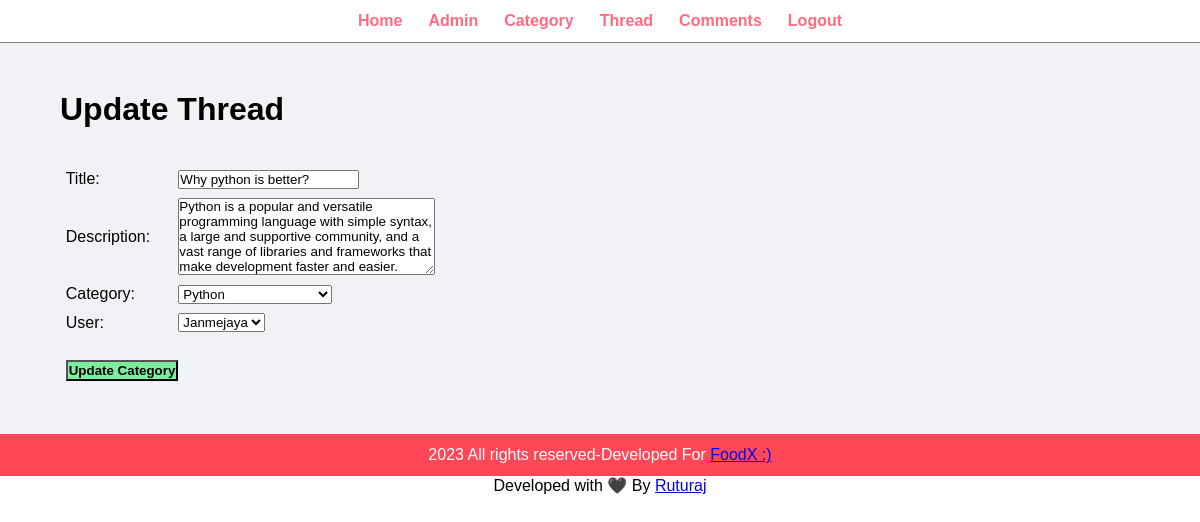
Screenshot of /admin/update-thread.php?id=56&time=2023-04-23 09:13:01 (signed in) with the database file from the repository.
### tables this page shows
CREATE TABLE `threads` (
  `thread_id` int(7) NOT NULL,
  `thread_title` varchar(256) NOT NULL,
  `thread_desc` text NOT NULL,
  `thread_cat_id` int(7) NOT NULL,
  `thread_user_id` int(7) NOT NULL,
  `timestamp` datetime NOT NULL DEFAULT current_timestamp()
);

CREATE TABLE `categories` (
  `category_id` int(8) NOT NULL,
  `category_name` varchar(256) NOT NULL,
  `category_description` varchar(500) NOT NULL,
  `created` datetime NOT NULL DEFAULT current_timestamp()
);

CREATE TABLE `users` (
  `sno` int(8) NOT NULL,
  `user_email` varchar(30) NOT NULL,
  `user_pass` varchar(255) NOT NULL,
  `timestamp` datetime NOT NULL
);

### admin/update-thread.php (the view, shortened to what this page needs)
<?php include('partials/menu.php'); ?>
<div class="main-content">
    <div class="wrapper">
        <h1>Update Thread</h1>
        <br><br>
        <?php
            if(isset($_GET['id']) && isset($_GET['time'])){
                $id = $_GET['id'];
                $time=$_GET['time'];
                $sql = "SELECT * FROM threads WHERE thread_id=$id AND timestamp='$time'";
                $res = mysqli_query($conn, $sql);
                if($res==true){
                    $row = mysqli_fetch_assoc($res);
                    $title = $row['thread_title'];
                    $description = $row['thread_desc'];
                    $cat_id=$row['thread_cat_id'];
                    $user_id=$row['thread_user_id'];
                }
                else{
                    $_SESSION['no-thread-found']="<div class='suck1'>Error Occured. Try Again!</div>";
                    header('location:'.SITEURL.'admin/manage-thread.php');
                }
            }
            else{
                $_SESSION['no-thread-found']="<div class='suck1'>Invalid Thread.</div>";
                header('location:'.SITEURL.'admin/manage-thread.php');
            }
        ?>
        <form action="" method="POST">
            <table class="tbl-30">
                <tr>
                    <td>Title: </td>
                    <td>
                        <input type="text" name="title" value="<?php echo $title; ?>">
                    </td>
                </tr>
                <tr>
                    <td>Description: </td>
                    <td><textarea cols="30" rows="5" name="description"><?php echo $description; ?></textarea></td>
                </tr>
                <tr>
                    <td>Category: </td>
                    <td>
                        <Select name="category">
                        <?php
                                $sql2 = "SELECT * FROM categories ";
                                $res2 = mysqli_query($conn, $sql2);
                                $count2 = mysqli_num_rows($res2);
                                if($count2>0){
                                    while($row2=mysqli_fetch_assoc($res2)){
                                        $id2 = $row2['category_id'];
                                        $title = $row2['category_name'];
                                        ?>
                                        <option <?php if($id2==$cat_id) echo 'selected'; ?> value="<?php echo $id2; ?>"><?php echo $title; ?></option>
                                        <?php
                                    }
                                }
                                else{
                                    ?>
                                    <option value="0">No Category Found</option>
                                    <?php
                                }
                            ?>
                        </Select>
                    </td>
                </tr>
                <tr>
                    <td>User: </td>
                    <td>
                        <Select name="user">
                        <?php
                                $sql1 = "SELECT * FROM users ";
                                $res1 = mysqli_query($conn, $sql1);
                                $count1 = mysqli_num_rows($res1);
                                if($count1>0){
                                    while($row1=mysqli_fetch_assoc($res1)){
                                        $id1 = $row1['sno'];
                                        $title1 = $row1['user_email'];
                                        ?>
                                        <option <?php if($id1==$user_id) echo 'selected'; ?> value="<?php echo $id1; ?>"><?php echo $title1; ?></option>
                                        <?php
                                    }
                                }
                                else{
                                    ?>
                                    <option value="0">No User Found</option>
                                    <?php
                                }
                            ?>
                        </Select>
                    </td>
                </tr>
                <tr>
                    <td>
                        <br>
                        <input type="submit" name="submit" value="Update Category" class="btn-secondary">
                    </td>
                </tr>
            </table>
        </form>
    </div>
</div>
<?php include('partials/footer.php'); ?>

### css/admin.css (style rules this page uses)
* { margin: 0; padding: 0; font-family: Arial, Helvetica, sans-serif; }
.wrapper { padding: 1%; width: 90%; margin: 0 auto; }
.tbl-30 { width: 30%; }
table tr td { padding: 1%; }
.btn-secondary { background-color: #7bed9f; padding: 1%; color: black; text-decoration: none; font-weight: bold; }
.main-content { background-color: #f1f2f6; padding: 3% 0; }

### rows the page displays
threads: title "Why python is better?", description "Python is a popular and versatile programming language with simple syntax, a large and supportive community, and a vast range of libraries and frameworks that make development faster and easier.", category "Python", user "Janmejaya"
